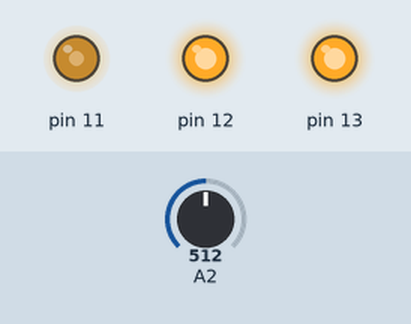
A sketch run on a simulated Arduino Uno, built with avr-gcc and run on an emulated ATmega328P. Parts: output pins drawn as LEDs (lit = HIGH). Inputs (shaded band) come from the test bench; at power-on: A2 = 512.

Above: at 1.2 s.
1.3 s: A2 set to 716
At 1.8 s:
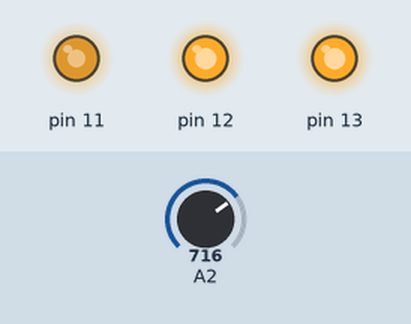
2.8 s: A2 set to 900
At 4.0 s:
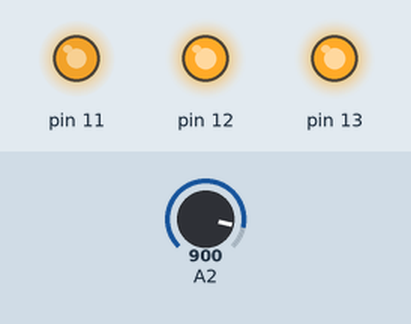
4.3 s: A2 set to 306
At 5.3 s:
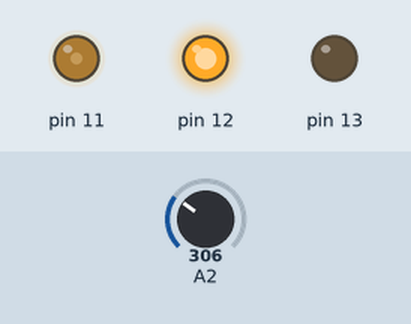
5.8 s: A2 set to 122
At 6.5 s:
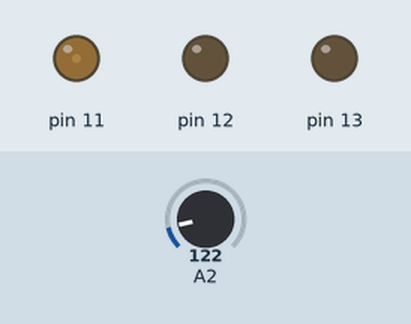
7.3 s: A2 set to 0
At 7.6 s:
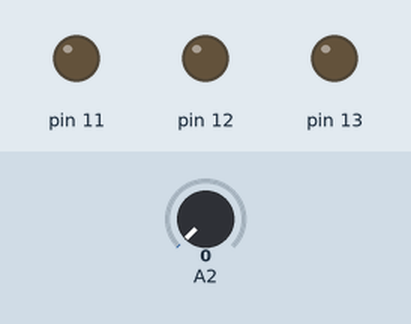
Timing chart, 0 to 9.8 s (numbered marks = the images above; inputs shaded):
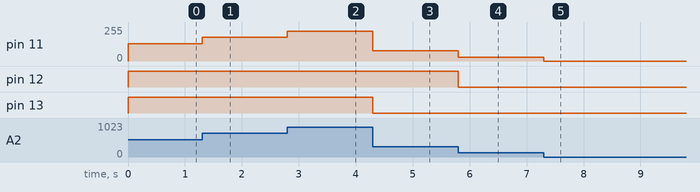

The sketch:

colores.ino
```cpp
float x = 0 ;
float y = 0;
float z = 0;
void setup() {
  // put your setup code here, to run once:
  pinMode(11, OUTPUT);
  pinMode(12, OUTPUT);
  pinMode(13, OUTPUT);
  pinMode(A2, INPUT);
}

void loop() {
  // put your main code here, to run repeatedly:
  int valores = analogRead(A2);
  x = valores/4; //Dan diferentes intensidades de un color
  y = valores/2; // combinacion de los tres colores
  z = valores/3;
  analogWrite(11,x);
  analogWrite(12,y);
  analogWrite(13,z);
}
```

Measured:
- after the input at 1.3 s, pin 11: 128/255 → 179/255 at once
- after the input at 2.8 s, pin 11: 179/255 → 225/255 at once
- after the input at 4.3 s, pin 11: 225/255 → 76/255 at once; pin 13: HIGH → LOW at once
- after the input at 5.8 s, pin 11: 76/255 → 30/255 at once; pin 12: HIGH → LOW at once
- after the input at 7.3 s, pin 11: 30/255 → 0/255 at once
